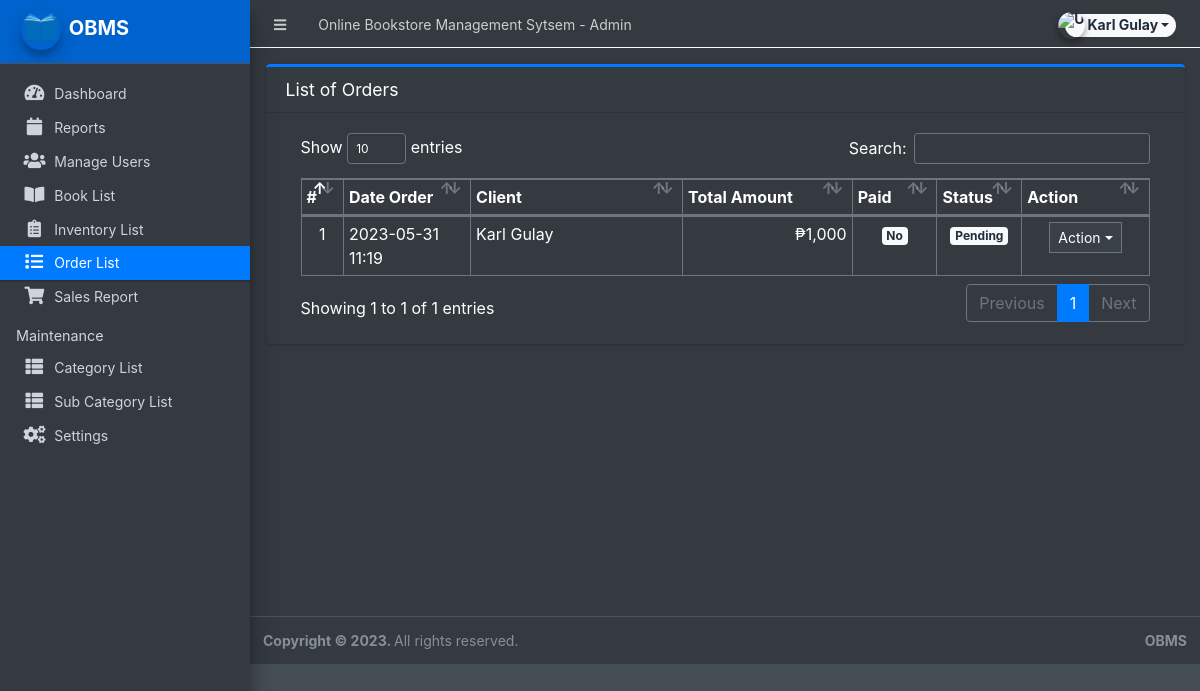
Screenshot of /admin/?page=orders (signed in) with the database file from the repository.
### tables this page shows
CREATE TABLE `orders` (
  `id` int(30) NOT NULL,
  `client_id` int(30) NOT NULL,
  `delivery_address` text NOT NULL,
  `payment_method` varchar(100) NOT NULL,
  `order_type` tinyint(1) NOT NULL COMMENT '1= pickup,2= deliver',
  `amount` double NOT NULL,
  `status` tinyint(2) NOT NULL DEFAULT 0,
  `paid` tinyint(1) NOT NULL DEFAULT 0,
  `date_created` datetime NOT NULL DEFAULT current_timestamp(),
  `date_updated` datetime DEFAULT NULL ON UPDATE current_timestamp()
);

### admin/orders/index.php (the view, shortened to what this page needs)
<div class="card card-outline card-primary">
	<div class="card-header">
		<h3 class="card-title">List of Orders</h3>
	</div>
	<div class="card-body">
		<div class="container-fluid">
        <div class="container-fluid">
			<table class="table table-bordered table-stripped">
				<colgroup>
					<col width="5%">
					<col width="15%">
					<col width="25%">
					<col width="20%">
					<col width="10%">
					<col width="10%">
					<col width="15%">
				</colgroup>
				<thead>
					<tr>
						<th>#</th>
						<th>Date Order</th>
						<th>Client</th>
						<th>Total Amount</th>
						<th>Paid</th>
						<th>Status</th>
						<th>Action</th>
					</tr>
				</thead>
				<tbody>
					<?php
					$i = 1;
						$qry = $conn->query("SELECT o.*,concat(c.firstname,' ',c.lastname) as client from `orders` o inner join clients c on c.id = o.client_id order by unix_timestamp(o.date_created) desc ");
						while($row = $qry->fetch_assoc()):
					?>
						<tr>
							<td class="text-center"><?php echo $i++; ?></td>
							<td><?php echo date("Y-m-d H:i",strtotime($row['date_created'])) ?></td>
							<td><?php echo $row['client'] ?></td>
							<td class="text-right">₱<?php echo number_format($row['amount']) ?></td>
							<td class="text-center">
                                <?php if($row['paid'] == 0): ?>
                                    <span class="badge badge-light">No</span>
                                <?php else: ?>
                                    <span class="badge badge-success">Yes</span>
                                <?php endif; ?>
                            </td>
							<td class="text-center">
                                <?php if($row['status'] == 0): ?>
                                    <span class="badge badge-light">Pending</span>
                                <?php elseif($row['status'] == 1): ?>
                                    <span class="badge badge-primary">Packed</span>
								<?php elseif($row['status'] == 2): ?>
                                    <span class="badge badge-warning">Out for Delivery</span>
								<?php elseif($row['status'] == 3): ?>
                                    <span class="badge badge-success">Delivered</span>
								<?php elseif($row['status'] == 5): ?>
                                    <span class="badge badge-success">Picked Up</span>
                                <?php else: ?>
                                    <span class="badge badge-danger">Cancelled</span>
                                <?php endif; ?>
                            </td>
							<td align="center">
								 <button type="button" class="btn btn-flat btn-default btn-sm dropdown-toggle dropdown-icon" data-toggle="dropdown">
				                  		Action
				                  </button>
							</td>
						</tr>
					<?php endwhile; ?>
				</tbody>
			</table>
		</div>
		</div>
	</div>
</div>

### rows the page displays
orders: date_created "2023-05-31 11:19", client "Karl Gulay", amount "1,000", paid "No", status "Pending"

### other values shown
$_settings->info('name') "Online Bookstore Management Sytsem"
$_settings->userdata('firstname').' '.$_settings->userdata('lastname') "Karl Gulay"
$_settings->info('short_name') "OBMS"
